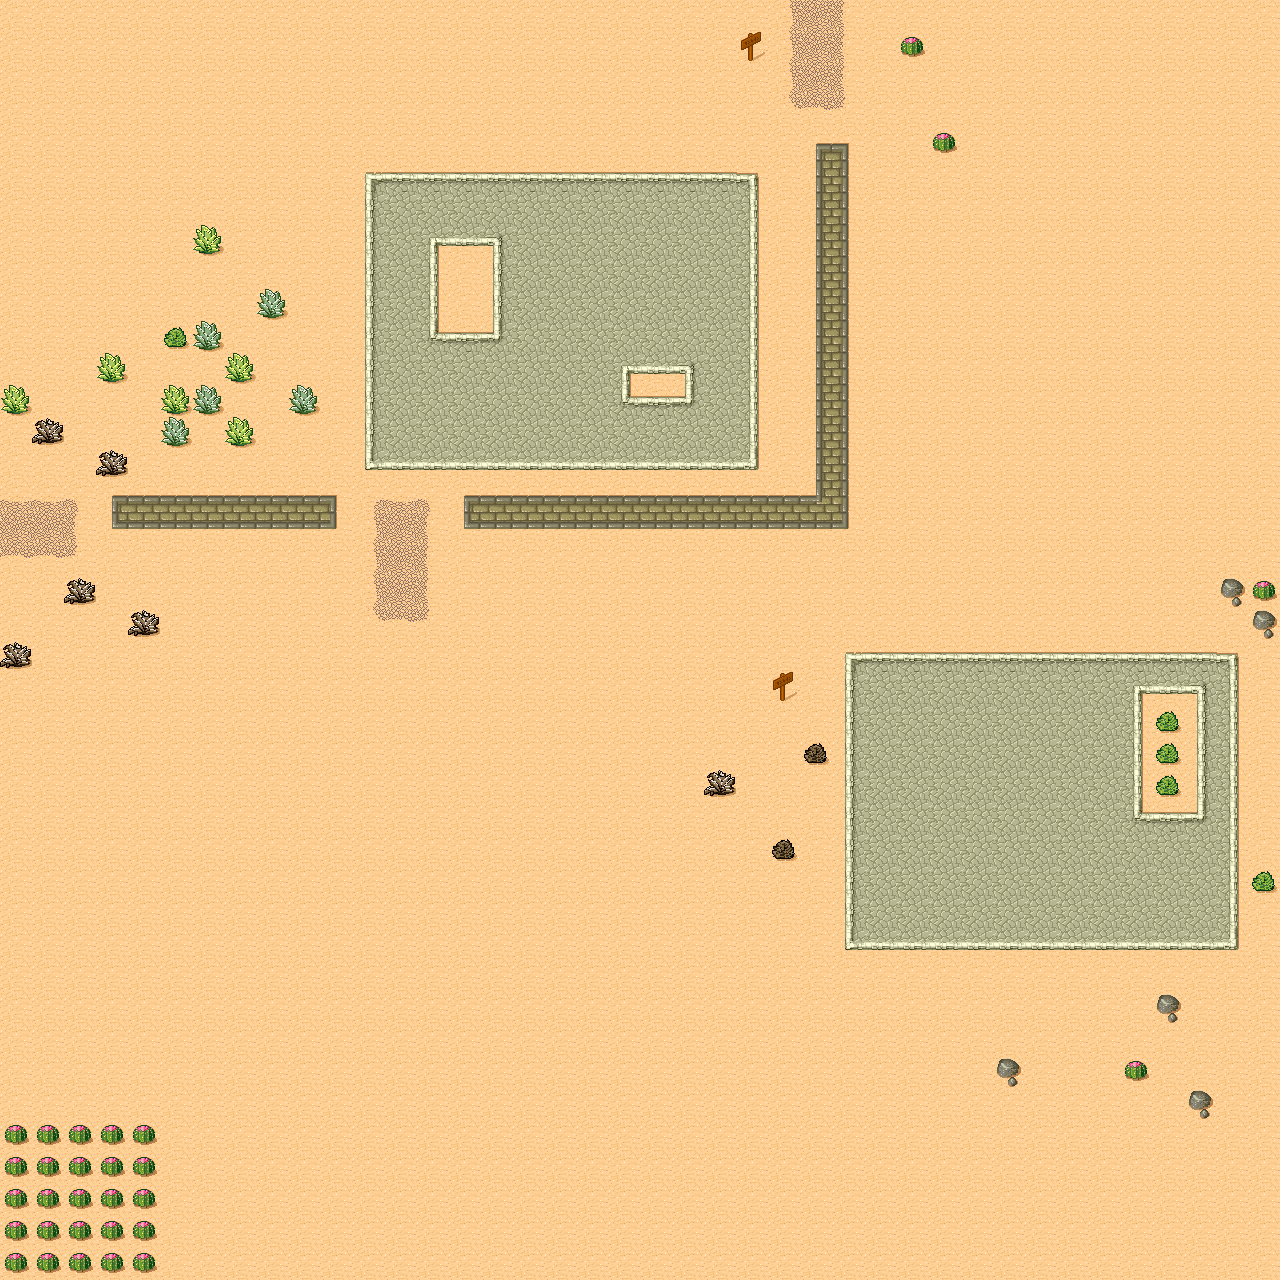

The image is a tile-based game level rendered from a .tmx file. Its description and source (layers, tilesets, objects; grid data summarised) follow:
An orthogonal 40x40 tile map with 32x32 px tiles, 1 tile layer (Ground) and 41 objects (21x man3, wall, no, origin, man1, ...).

<map version="1.0" orientation="orthogonal" width="40" height="40" tilewidth="32" tileheight="32">
 <tileset firstgid="1" name="Desert" tilewidth="32" tileheight="32" spacing="3" margin="2">
  <image source="gfx/desert_tiled.png" width="281" height="211" />
  <tile id="0">
   <properties>
    <property name="walk" value="no" />
   </properties>
  </tile>
  <tile id="1">
   <properties>
    <property name="walk" value="no" />
   </properties>
  </tile>
  <tile id="2">
   <properties>
    <property name="walk" value="no" />
   </properties>
  </tile>
  <tile id="8">
   <properties>
    <property name="walk" value="no" />
   </properties>
  </tile>
  <tile id="10">
   <properties>
    <property name="walk" value="no" />
   </properties>
  </tile>
  <tile id="16">
   <properties>
    <property name="walk" value="no" />
   </properties>
  </tile>
  <tile id="17">
   <properties>
    <property name="walk" value="no" />
   </properties>
  </tile>
  <tile id="18">
   <properties>
    <property name="walk" value="no" />
   </properties>
  </tile>
  <tile id="19">
   <properties>
    <property name="walk" value="no" />
   </properties>
  </tile>
  <tile id="20">
   <properties>
    <property name="walk" value="no" />
   </properties>
  </tile>
  <tile id="27">
   <properties>
    <property name="walk" value="no" />
   </properties>
  </tile>
  <tile id="28">
   <properties>
    <property name="walk" value="no" />
   </properties>
  </tile>
  <tile id="30">
   <properties>
    <property name="walk" value="no" />
   </properties>
  </tile>
  <tile id="45">
   <properties>
    <property name="gateway" value="yes" />
   </properties>
  </tile>
 </tileset>
 <layer name="Ground" width="40" height="40">
  <data>[1600 cells, 1600 non-empty, 40 distinct tile ids]</data>
 </layer>
 <objectgroup name="walkable" width="40" height="40">
  <properties>
   <property name="walk" value="no" />
  </properties>
  <object name="wall" x="817" y="144" width="29" height="382">
   <properties>
    <property name="walk" value="no" />
   </properties>
  </object>
  <object x="464" y="496" width="355" height="30">
   <properties>
    <property name="walk" value="no" />
   </properties>
  </object>
  <object x="113" y="496" width="222" height="32">
   <properties>
    <property name="walk" value="no" />
   </properties>
  </object>
  <object x="934" y="132" width="17" height="19">
   <properties>
    <property name="walk" value="no" />
   </properties>
  </object>
  <object x="902" y="36" width="18" height="18" />
  <object name="walk" type="no" x="258" y="292" width="25" height="24" />
  <object x="1255" y="580" width="17" height="19">
   <properties>
    <property name="walk" value="no" />
   </properties>
  </object>
  <object x="1225" y="580" width="17" height="19">
   <properties>
    <property name="walk" value="no" />
   </properties>
  </object>
  <object x="1254" y="613" width="17" height="19">
   <properties>
    <property name="walk" value="no" />
   </properties>
  </object>
  <object x="774" y="674" width="18" height="25">
   <properties>
    <property name="walk" value="no" />
   </properties>
  </object>
  <object x="1161" y="715" width="14" height="15">
   <properties>
    <property name="walk" value="no" />
   </properties>
  </object>
  <object x="1161" y="747" width="14" height="15">
   <properties>
    <property name="walk" value="no" />
   </properties>
  </object>
  <object x="1161" y="781" width="14" height="15">
   <properties>
    <property name="walk" value="no" />
   </properties>
  </object>
  <object x="1160" y="996" width="17" height="19">
   <properties>
    <property name="walk" value="no" />
   </properties>
  </object>
  <object x="1255" y="875" width="14" height="15">
   <properties>
    <property name="walk" value="no" />
   </properties>
  </object>
  <object x="708" y="773" width="22" height="23">
   <properties>
    <property name="walk" value="no" />
   </properties>
  </object>
  <object x="3" y="1115" width="163" height="161" />
 </objectgroup>
 <objectgroup name="player" width="40" height="40">
  <properties>
   <property name="player" value="start" />
  </properties>
  <object name="origin" x="386" y="580" width="27" height="27" />
 </objectgroup>
 <objectgroup name="upc" width="40" height="40">
  <properties>
   <property name="upc" value="upc" />
  </properties>
  <object name="man1" x="1103" y="301">
   <properties>
    <property name="image" value="hero" />
   </properties>
  </object>
  <object name="man2" x="656" y="658">
   <properties>
    <property name="image" value="hero" />
   </properties>
  </object>
  <object name="man3" x="1016" y="496">
   <properties>
    <property name="image" value="hero" />
   </properties>
  </object>
  <object name="man3" x="511" y="665">
   <properties>
    <property name="image" value="hero" />
   </properties>
  </object>
  <object name="man3" x="381" y="307">
   <properties>
    <property name="image" value="hero" />
   </properties>
  </object>
  <object name="man3" x="281" y="651">
   <properties>
    <property name="image" value="hero" />
   </properties>
  </object>
  <object name="man3" x="403" y="757">
   <properties>
    <property name="image" value="hero" />
   </properties>
  </object>
  <object name="man3" x="1059" y="785">
   <properties>
    <property name="image" value="hero" />
    <property name="talk" value="จะแต่งงานกับผมมั้ย?" />
   </properties>
  </object>
  <object name="man3" x="469" y="962">
   <properties>
    <property name="image" value="hero" />
   </properties>
  </object>
  <object name="man3" x="761" y="1007">
   <properties>
    <property name="image" value="hero" />
   </properties>
  </object>
  <object name="man3" x="554" y="1120">
   <properties>
    <property name="image" value="hero" />
   </properties>
  </object>
  <object name="man3" x="899" y="1130">
   <properties>
    <property name="image" value="hero" />
   </properties>
  </object>
  <object name="man3" x="159" y="914">
   <properties>
    <property name="image" value="hero" />
   </properties>
  </object>
  <object name="man3" x="367" y="60">
   <properties>
    <property name="image" value="hero" />
   </properties>
  </object>
  <object name="man3" x="642" y="132">
   <properties>
    <property name="image" value="hero" />
   </properties>
  </object>
  <object name="man3" x="123" y="127">
   <properties>
    <property name="image" value="hero" />
   </properties>
  </object>
  <object name="man3" x="1024" y="259">
   <properties>
    <property name="image" value="hero" />
   </properties>
  </object>
  <object name="man3" x="1091" y="334">
   <properties>
    <property name="image" value="hero" />
    <property name="talk" value="Will you marry me?" />
   </properties>
  </object>
  <object name="man3" x="1103" y="363">
   <properties>
    <property name="image" value="hero" />
   </properties>
  </object>
  <object name="man3" x="1106" y="395">
   <properties>
    <property name="image" value="hero" />
   </properties>
  </object>
  <object name="man3" x="1106" y="426">
   <properties>
    <property name="image" value="hero" />
   </properties>
  </object>
  <object name="man3" x="1107" y="458">
   <properties>
    <property name="image" value="hero" />
   </properties>
  </object>
  <object name="man3" x="1016" y="519">
   <properties>
    <property name="image" value="hero" />
   </properties>
  </object>
 </objectgroup>
</map>
